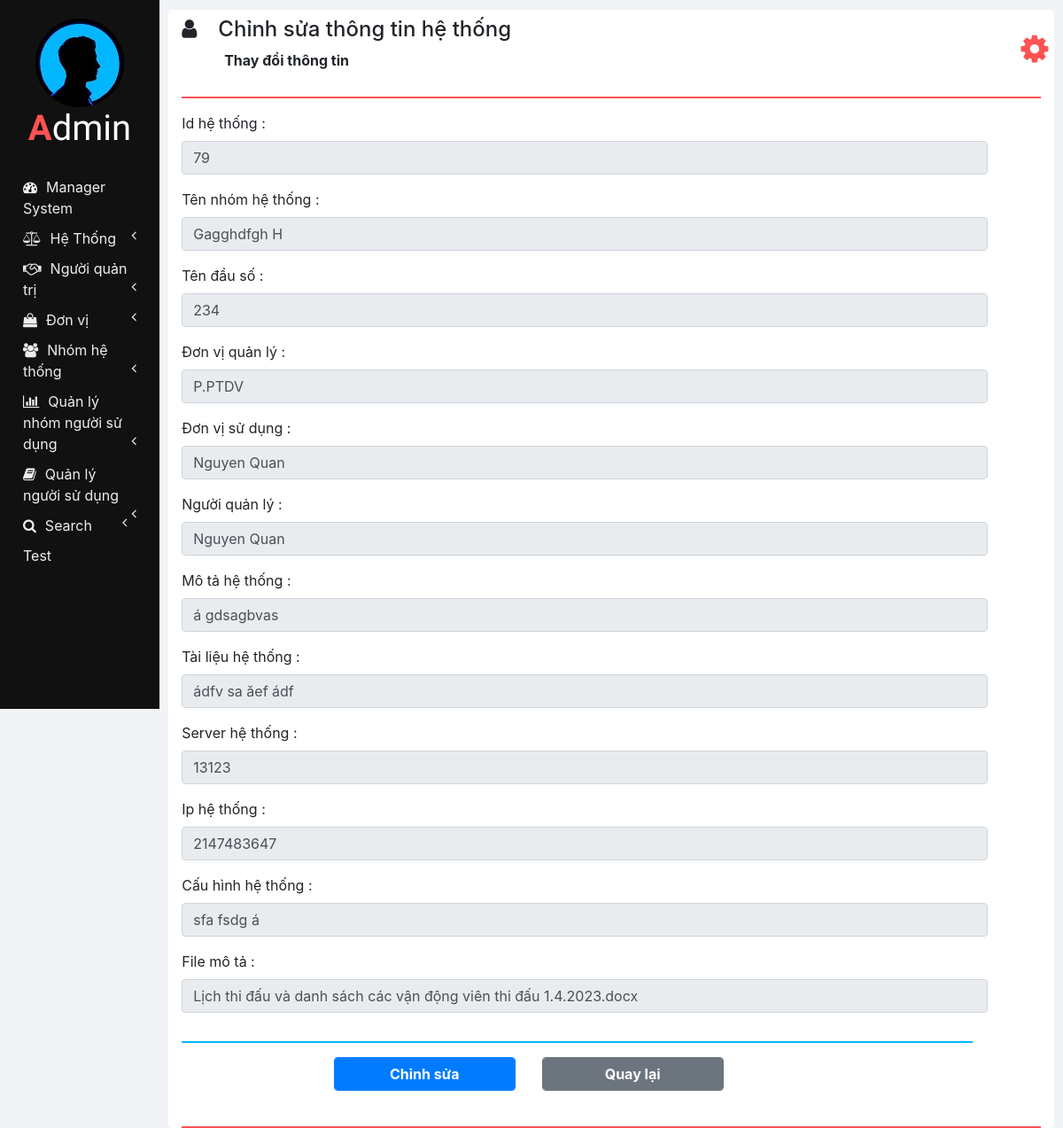
Page /detail_sys_ql.php?id_sys=79 on the committed database.
### tables this page shows
CREATE TABLE `team_sys_manager` (
  `id_team_sys` int(11) NOT NULL,
  `name_team_sys` varchar(50) NOT NULL,
  `type_sys` tinyint(1) NOT NULL,
  `describe_sys` text NOT NULL,
  `create_by` int(11) NOT NULL,
  `created_at` timestamp NOT NULL DEFAULT CURRENT_TIMESTAMP,
  `file_des` varchar(100) NOT NULL
);

CREATE TABLE `sys_ql` (
  `id_sys` int(11) NOT NULL,
  `unit_user_id` int(11) DEFAULT NULL,
  `unit_sys_id` int(11) DEFAULT NULL,
  `user_manager_id` int(11) DEFAULT NULL,
  `team_sys_id` int(11) DEFAULT NULL,
   `name_sys` varchar(50) DEFAULT NULL,
  `first_number` int(11) DEFAULT NULL,
  `describe_sys` text NOT NULL,
  `document_sys` text DEFAULT NULL,
  `ip_sys` int(10) DEFAULT NULL,
  `server_sys` varchar(255) DEFAULT NULL,
  `config_sys` varchar(255) DEFAULT NULL,
  `create_by` varchar(50) NOT NULL,
  `file_des` varchar(100) DEFAULT NULL,
  `created_at` timestamp NOT NULL DEFAULT current_timestamp()
);

CREATE TABLE `unit_sys` (
  `id_unit_sys` int(11) NOT NULL,
  `name_unit_sys` varchar(50) NOT NULL,
  `name_room` varchar(50) NOT NULL,
  `create_by` varchar(50) DEFAULT NULL,
  `created_at` timestamp NOT NULL DEFAULT CURRENT_TIMESTAMP
);

CREATE TABLE `unit_user` (
  `id_unit_user` int(11) NOT NULL,
  `name_unit_user` varchar(50) NOT NULL,
  `name_room_unit` varchar(50) NOT NULL,
  `create_by` varchar(50) NOT NULL,
  `created_at` timestamp NOT NULL DEFAULT CURRENT_TIMESTAMP
);

CREATE TABLE `manager_user` (
  `id_user` int(11) NOT NULL,
  `id_team_user` int(11) DEFAULT NULL,
  `name_user_manager` varchar(50) NOT NULL,
  `sdt` int(10) NOT NULL,
  `gmail` varchar(50) NOT NULL,
  `room` varchar(50) NOT NULL,
  `position_manager` varchar(50) NOT NULL,
  `create_by` varchar(50) NOT NULL,
  `created_at` timestamp NOT NULL DEFAULT CURRENT_TIMESTAMP
);

### detail_sys_ql.php (the view, shortened to what this page needs)
<!DOCTYPE html>
<html lang="en" dir="ltr">
<head>
    <link rel="stylesheet" href="bootstrap/css/bootstrap.min.css">
    <link rel="stylesheet" href="https://use.fontawesome.com/releases/v5.3.1/css/all.css"
>
    <link rel="stylesheet" href="https://cdnjs.cloudflare.com/ajax/libs/font-awesome/4.7.0/css/font-awesome.min.css">
    <link rel="stylesheet" href="css/sidenav.css">
    <link rel="stylesheet" href="css/home.css">
</head>
<body>
    <div class="container-fluid">
        <div class="container">
            <?php
            require "php/header.php";
            $id_sys = $_GET['id_sys'];
            require "php/db_connection.php";
            if ($con) {
                $query = "SELECT * FROM sys_ql WHERE id_sys = $id_sys";
                $result = mysqli_query($con, $query);
                $row = mysqli_fetch_array($result);
                $id_unit_user_sys = $row['unit_user_id'];
                $id_user_manager_sys = $row['user_manager_id'];
                $id_team_sys_sys = $row['team_sys_id'];
                $first_number = $row['first_number'];
                $describe_sys = $row['describe_sys'];
                $document_sys = $row['document_sys'];
                $server_sys = $row['server_sys'];
                $ip_sys = $row['ip_sys'];
                $config_sys = $row['config_sys'];
                $file_des = $row['file_des'];
            }
            ?>
            <div class="row">
                <div class="row col col-md-12">
                    <div class="row col col-md-12">
                        <div class="col col-md-12 form-group">
                            <label for="id_sys">Id hệ thống :</label>
                            <input id="id_sys" type="text" class="form-control" value="<?php echo $id_sys; ?>"
                                placeholder="id_sys" onkeyup="validateName(this.value, 'id_error');" disabled>
                        </div>
                    </div>
                    <div class="row col col-md-12" style="flex-direction: row-reverse;">
                            <?php
                            require "php/db_connection.php";
                            $team_sys = "";
                            if ($con) {
                                $query = "SELECT * FROM team_sys_manager WHERE id_team_sys = $id_team_sys_sys";
                                $result = mysqli_query($con, $query);
                                $row = mysqli_fetch_assoc($result);
                                $team_sys = $row['name_team_sys'];
                            }
                            ?>
                        <div class="col col-md-12 form-group">
                            <label for="name_team_sys">Tên nhóm hệ thống :</label>
                            <input id="name_team_sys" type="text" class="form-control"
                                value="<?php echo $team_sys; ?>" placeholder="name_team_sys"
                                onkeyup="validateName(this.value, 'name_team_sys_error');" disabled>
                        </div>
                    </div>
                    <div class="row col col-md-12">
                        <div class="col col-md-12 form-group">
                            <label for="name_team_sys">Tên đầu số :</label>
                            <input id="first_number" type="number" class="form-control"
                                value="<?php echo $first_number; ?>" placeholder="first_number"
                                onkeyup="validateName(this.value, 'first_number_error');" disabled>
                        </div>
                    </div>
                    <div class="row col col-md-12">
                        <?php
                        require "php/db_connection.php";
                        $name_unit_sys = "";
                        if ($con) {
                            $query = "SELECT * FROM unit_sys WHERE id_unit_sys = $id_team_sys_sys";
                            $result = mysqli_query($con, $query);
                            $row = mysqli_fetch_assoc($result);
                            $name_unit_sys = $row['name_unit_sys'];
                        }
                        ?>
                        <div class="col col-md-12 form-group">
                            <label for="name_team_sys">Đơn vị quản lý :</label>
                            <input id="name_team_sys" type="text" class="form-control"
                                value="<?php echo $name_unit_sys; ?>" placeholder="name_team_sys"
                                onkeyup="validateName(this.value, 'name_team_sys_error');" disabled>
                        </div>
                    </div>
                    <div class="row col col-md-12">
                        <?php
                        require "php/db_connection.php";
                        if ($con) {
                            $query = "SELECT * FROM unit_user WHERE id_unit_user = $id_unit_user_sys ";
                            $result = mysqli_query($con, $query);
                            $row = mysqli_fetch_assoc($result);
                            $name_unit_user = $row['name_unit_user'];
                        }
                        ?>
                        <div class="col col-md-12 form-group">
                            <label for="name_team_sys">Đơn vị sử dụng :</label>
                            <input id="describe_sys" type="text" class="form-control"
                                value="<?php echo $name_unit_user; ?>" placeholder="describe_sys"
                                onkeyup="validateName(this.value, 'describe_sys_error');" disabled >
                        </div>
                    </div>
                    <div class="row col col-md-12">
                        <div class="col col-md-12 form-group">
                            <?php
                            require "php/db_connection.php";
                            if ($con) {
                                $query = "SELECT * FROM manager_user WHERE id_user = $id_user_manager_sys";
                                $result = mysqli_query($con, $query);
                                $row = mysqli_fetch_assoc($result);
                                $name_user_manager = $row['name_user_manager'];
                            }
                            ?>
                            <label for="name_team_sys">Người quản lý :</label>
                            <input id="describe_sys" type="text" class="form-control"
                                value="<?php echo $name_user_manager; ?>" placeholder="describe_sys"
                                onkeyup="validateName(this.value, 'describe_sys_error');" disabled >
                        </div>
                    </div>
                    <div class="row col col-md-12">
                        <div class="col col-md-12 form-group">
                            <label for="name_team_sys">Mô tả hệ thống :</label>
                            <input id="describe_sys" type="text" class="form-control"
                                value="<?php echo $describe_sys; ?>" placeholder="describe_sys"
                                onkeyup="validateName(this.value, 'describe_sys_error');" disabled>
                        </div>
                    </div>
                    <div class="row col col-md-12">
                        <div class="col col-md-12 form-group">
                            <label for="name_team_sys">Tài liệu hệ thống :</label>
                            <input type="text" id="document_sys" class="form-control" value="<?php echo $document_sys; ?>"
                                placeholder="" onkeyup="validateName(this.value, 'document_sys_error');" disabled
                                >
                        </div>
                    </div>
                    <div class="row col col-md-12">
                        <div class="col col-md-12 form-group">
                            <label for="name_team_sys">Server hệ thống :</label>
                            <input id="server_sys" type="text" class="form-control" value="<?php echo $server_sys; ?>"
                                placeholder="server_sys" onkeyup="validateName(this.value, 'server_sys_error');" disabled
                                >
                        </div>
                    </div>
                    <div class="row col col-md-12">
                        <div class="col col-md-12 form-group">
                            <label for="name_team_sys">Ip hệ thống :</label>
                            <input id="ip_sys" type="number" class="form-control" value="<?php echo $ip_sys; ?>"
                                placeholder="ip_sys" onkeyup="validateName(this.value, 'username_error');" disabled>
                        </div>
                    </div>
                    <div class="row col col-md-12">
                        <div class="col col-md-12 form-group">
                            <label for="name_team_sys">Cấu hình hệ thống :</label>
                            <input id="config_sys" type="text" class="form-control" value="<?php echo $config_sys; ?>"
                                placeholder="config_sys" onkeyup="validateName(this.value, 'config_sys_error');" disabled
                                >
                        </div>
                    </div>
                    <div class="row col col-md-12" >
                        <div class="col col-md-12 form-group">
                            <label for="file">File mô tả :</label>
                            <tr>
                                <td><a href="php/read.php?filename=<?php echo $target_dir . $file_des; ?>" formtarget="_blank" id="file_des_sv">
                                <input id="file_des_sv" type="text" class="form-control"
                                value="<?php echo $file_des; ?>" disabled></a></td>
                            </tr>
                        </div>
                    </div>
                    <div class="col col-md-12">
                        <hr class="col-md-12 float-left"
                            style="padding: 0px; width: 95%; border-top: 2px solid  #02b6ff;">
                    </div>
                    <div class="row col col-md-12 m-auto" id="edit">
                        <div class="col col-md-2 form-group float-right"></div>
                        <div id="edit_button" class="col col-md-3 form-group float-right">
                            <button class="btn btn-primary form-control font-weight-bold" onclick="viewEdit(<?php echo $id_sys; ?>);">Chỉnh sửa</button>
                        </div>
                        <div id="update_button" class="col col-md-3 form-group float-right">
                            <button class="btn btn-secondary form-control font-weight-bold" onclick="goBack();">Quay lại
                            </button>
                        </div>
                    </div>
                </div>
            </div>
        </div>
    </div>
</body>
</html>

### css/sidenav.css (style rules this page uses)
body { background-color: #f1f3f6; }
.sidenav { width: 15%; height: 100vh; background-color: #222222; position: fixed; z-index: 1; flex: 1 0 auto; }
.card { width: 100%; height: 100%; top: 0; border-radius: 0; background-color: #111111; }
.logo .logo-caption { font-family: 'Poiret One', cursive; color: #ffffff; text-align: center; margin-bottom: 25px; }
.logo .profile { margin-left: 50%; border-radius: 50%; transform: translate(-50%); }
.logo .tweak { color: #ff5252; font-weight: bold; }
.main-menu-item { padding: 5px 5px; cursor: pointer; }
.main-menu-item > a { color: #eeeeee; text-decoration: none; font-size: 16px; }
.main-menu-item > a > span { margin-left: 10px; }

### css/home.css (style rules this page uses)
html, body { height: 100vh; }
.container-fluid { margin-left: 15%; width: 85%; background: #f1f3f6; padding: 1px 0 0 0; flex: 1 0 auto; }
.container { margin: 0; max-width: 98%; margin: 1%; background-color: #ffffff; border-radius: 5px; }
input[type=number] { -moz-appearance: textfield; }

### rows in the picture
team_sys_manager: name_team_sys "Gagghdfgh H"
sys_ql: first_number "234", describe_sys "á gdsagbvas", document_sys "ádfv sa ăef ádf", server_sys "13123", ip_sys "2147483647", config_sys "sfa fsdg á", file_des "Lịch thi đấu và danh sách các vận động viên thi đấu 1.4.2023.docx"
unit_sys: name_unit_sys "P.PTDV"
unit_user: name_unit_user "Nguyen Quan"
manager_user: name_user_manager "Nguyen Quan"

### other values in the picture
$heading "Chỉnh sửa thông tin hệ thống"
$sub_heading "Thay đổi thông tin"
